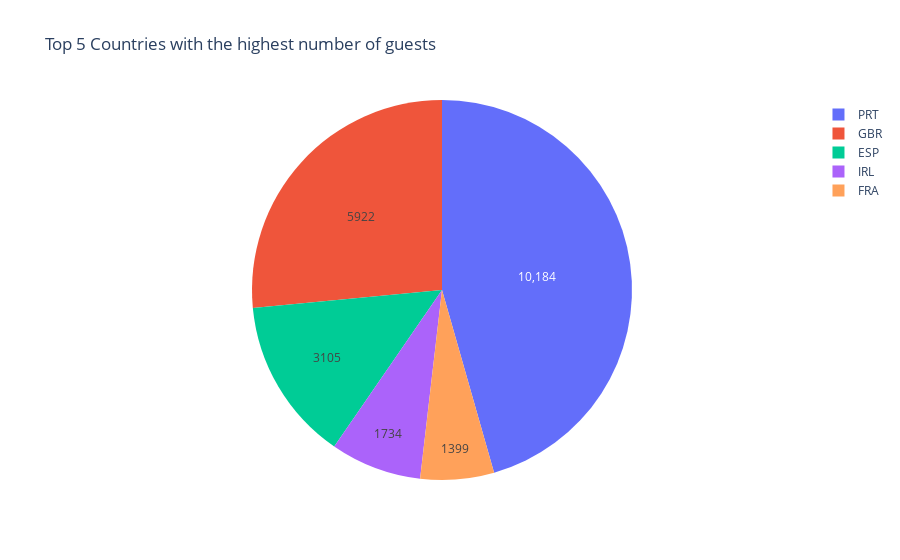

Notebook source saved alongside this figure:
### Code cell
top_5_labels = resort['country'].value_counts().index[:5]
top_5_values = resort['country'].value_counts().values[:5]
trace = go.Pie(labels=top_5_labels, values=top_5_values, hoverinfo='label+percent', textinfo='value')
layout = go.Layout(title='Top 5 Countries with the highest number of guests')
fig = go.Figure(data=[trace], layout=layout)
iplot(fig)

### Figure 1 — Plotly figure (JSON) as saved in the notebook; plotly's stock layout.template omitted (floating-point values rounded to 4 significant figures)
{"data": [{"hoverinfo": "label+percent", "labels": ["PRT", "GBR", "ESP", "IRL", "FRA"], "textinfo": "value", "type": "pie", "values": [10184, 5922, 3105, 1734, 1399]}], "layout": {"title": {"text": "Top 5 Countries with the highest number of guests"}}}
